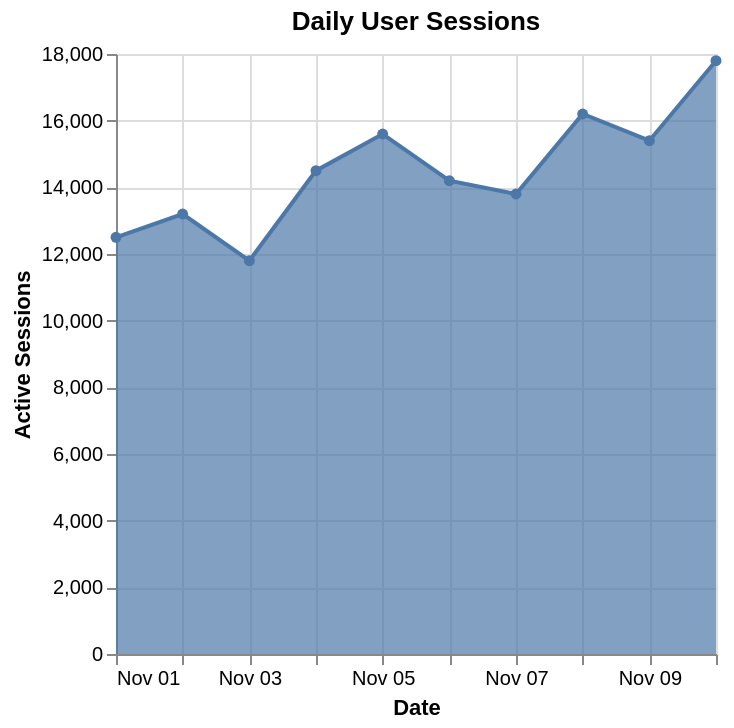

Vega-Lite specification stored for this chart:
### Vega-Lite specification from a JSON file in a GitHub repository (floating-point values rounded to 4 significant figures)
{"$schema": "https://vega.github.io/schema/vega-lite/v5.json", "description": "User session analytics", "data": {"values": [{"date": "2024-11-01", "sessions": 12500}, {"date": "2024-11-02", "sessions": 13200}, {"date": "2024-11-03", "sessions": 11800}, {"date": "2024-11-04", "sessions": 14500}, {"date": "2024-11-05", "sessions": 15600}, {"date": "2024-11-06", "sessions": 14200}, {"date": "2024-11-07", "sessions": 13800}, {"date": "2024-11-08", "sessions": 16200}, {"date": "2024-11-09", "sessions": 15400}, {"date": "2024-11-10", "sessions": 17800}]}, "mark": {"type": "area", "line": true, "point": true}, "encoding": {"x": {"field": "date", "type": "temporal", "axis": {"title": "Date", "format": "%b %d"}}, "y": {"field": "sessions", "type": "quantitative", "axis": {"title": "Active Sessions", "format": ",.0f"}}, "tooltip": [{"field": "date", "type": "temporal", "format": "%B %d"}, {"field": "sessions", "type": "quantitative", "title": "Sessions", "format": ",.0f"}]}, "title": "Daily User Sessions"}
